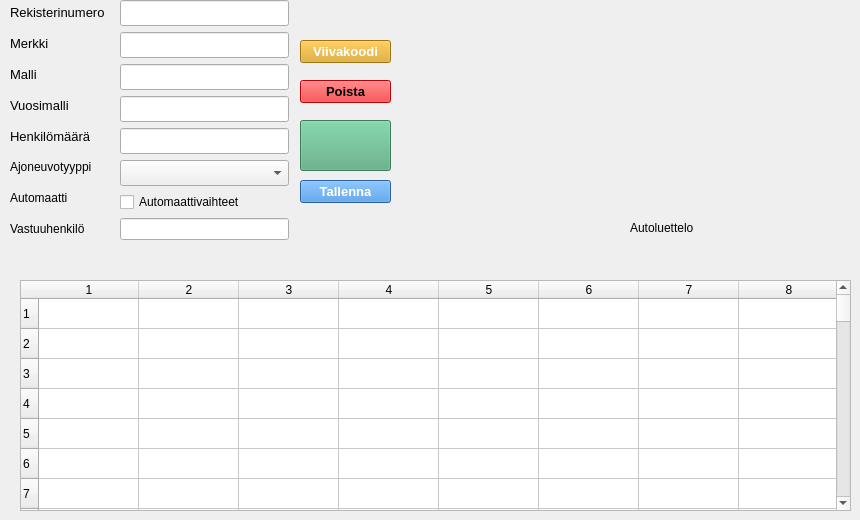
    <widget class="QWidget" name="vehicleTab">
     <property name="cursor">
      <cursorShape>ArrowCursor</cursorShape>
     </property>
     <attribute name="title">
      <string>Autot</string>
     </attribute>
     <widget class="QWidget" name="layoutWidget">
      <property name="geometry">
       <rect>
        <x>10</x>
        <y>0</y>
        <width>101</width>
        <height>241</height>
       </rect>
      </property>
      <layout class="QVBoxLayout" name="vehicleLabelsVerticalLayout">
       <item>
        <widget class="QLabel" name="numberPlateLabel">
         <property name="font">
          <font>
           <pointsize>10</pointsize>
          </font>
         </property>
         <property name="text">
          <string>Rekisterinumero</string>
         </property>
        </widget>
       </item>
       <item>
        <widget class="QLabel" name="manufacturerLabel">
         <property name="font">
          <font>
           <pointsize>10</pointsize>
          </font>
         </property>
         <property name="text">
          <string>Merkki</string>
         </property>
        </widget>
       </item>
       <item>
        <widget class="QLabel" name="modelLabel">
         <property name="font">
          <font>
           <pointsize>10</pointsize>
          </font>
         </property>
         <property name="text">
          <string>Malli</string>
         </property>
        </widget>
       </item>
       <item>
        <widget class="QLabel" name="modelYearLabel">
         <property name="font">
          <font>
           <pointsize>10</pointsize>
          </font>
         </property>
         <property name="text">
          <string>Vuosimalli</string>
         </property>
        </widget>
       </item>
       <item>
        <widget class="QLabel" name="capacityLabel">
         <property name="font">
          <font>
           <pointsize>10</pointsize>
          </font>
         </property>
         <property name="text">
          <string>Henkilömäärä</string>
         </property>
        </widget>
       </item>
       <item>
        <widget class="QLabel" name="vehicleTypeLabel">
         <property name="text">
          <string>Ajoneuvotyyppi</string>
         </property>
        </widget>
       </item>
       <item>
        <widget class="QLabel" name="agbLabel">
         <property name="text">
          <string>Automaatti</string>
         </property>
        </widget>
       </item>
       <item>
        <widget class="QLabel" name="vehicleOwnerLabol">
         <property name="text">
          <string>Vastuuhenkilö</string>
         </property>
        </widget>
       </item>
      </layout>
     </widget>
     <widget class="QWidget" name="layoutWidget_2">
      <property name="geometry">
       <rect>
        <x>120</x>
        <y>0</y>
        <width>169</width>
        <height>242</height>
       </rect>
      </property>
      <layout class="QVBoxLayout" name="vehicleInputsVerticalLayout">
       <item>
        <widget class="QLineEdit" name="numberPlateLineEdit">
         <property name="font">
          <font>
           <pointsize>11</pointsize>
          </font>
         </property>
         <property name="clearButtonEnabled">
          <bool>true</bool>
         </property>
        </widget>
       </item>
       <item>
        <widget class="QLineEdit" name="manufacturerLineEdit">
         <property name="font">
          <font>
           <pointsize>11</pointsize>
          </font>
         </property>
         <property name="clearButtonEnabled">
          <bool>true</bool>
         </property>
        </widget>
       </item>
       <item>
        <widget class="QLineEdit" name="modelLineEdit">
         <property name="font">
          <font>
           <pointsize>11</pointsize>
          </font>
         </property>
         <property name="clearButtonEnabled">
          <bool>true</bool>
         </property>
        </widget>
       </item>
       <item>
        <widget class="QLineEdit" name="modelYearLineEdit">
         <property name="font">
          <font>
           <pointsize>11</pointsize>
          </font>
         </property>
         <property name="clearButtonEnabled">
          <bool>true</bool>
         </property>
        </widget>
       </item>
       <item>
        <widget class="QLineEdit" name="capacityLineEdit">
         <property name="font">
          <font>
           <pointsize>11</pointsize>
          </font>
         </property>
         <property name="clearButtonEnabled">
          <bool>true</bool>
         </property>
        </widget>
       </item>
       <item>
        <widget class="QComboBox" name="vehicleTypecomboBox">
         <property name="font">
          <font>
           <pointsize>11</pointsize>
          </font>
         </property>
        </widget>
       </item>
       <item>
        <widget class="QCheckBox" name="agbCheckBox">
         <property name="text">
          <string>Automaattivaihteet</string>
         </property>
        </widget>
       </item>
       <item>
        <widget class="QLineEdit" name="vehicleOwnerLineEdit">
         <property name="clearButtonEnabled">
          <bool>true</bool>
         </property>
        </widget>
       </item>
      </layout>
     </widget>
     <widget class="QPushButton" name="saveVehiclePushButton">
      <property name="geometry">
       <rect>
        <x>300</x>
        <y>180</y>
        <width>91</width>
        <height>23</height>
       </rect>
      </property>
      <property name="font">
       <font>
        <pointsize>10</pointsize>
        <bold>true</bold>
       </font>
      </property>
      <property name="cursor">
       <cursorShape>PointingHandCursor</cursorShape>
      </property>
      <property name="styleSheet">
       <string notr="true">background-color: rgb(57, 136, 220);
color: rgb(255, 255, 255);</string>
      </property>
      <property name="text">
       <string>Tallenna</string>
      </property>
     </widget>
     <widget class="QPushButton" name="printBarcodePushButton">
      <property name="geometry">
       <rect>
        <x>300</x>
        <y>40</y>
        <width>91</width>
        <height>23</height>
       </rect>
      </property>
      <property name="font">
       <font>
        <pointsize>10</pointsize>
        <bold>true</bold>
       </font>
      </property>
      <property name="cursor">
       <cursorShape>PointingHandCursor</cursorShape>
      </property>
      <property name="styleSheet">
       <string notr="true">background-color: rgb(220, 162, 25);
color: rgb(255, 255, 255);</string>
      </property>
      <property name="text">
       <string>Viivakoodi</string>
      </property>
     </widget>
     <widget class="QTableWidget" name="vehicleCatalogTableWidget">
      <property name="geometry">
       <rect>
        <x>20</x>
        <y>280</y>
        <width>831</width>
        <height>231</height>
       </rect>
      </property>
      <property name="cursor" stdset="0">
       <cursorShape>ArrowCursor</cursorShape>
      </property>
      <property name="verticalScrollBarPolicy">
       <enum>Qt::ScrollBarPolicy::ScrollBarAsNeeded</enum>
      </property>
      <property name="horizontalScrollBarPolicy">
       <enum>Qt::ScrollBarPolicy::ScrollBarAlwaysOff</enum>
      </property>
      <property name="rowCount">
       <number>99</number>
      </property>
      <property name="columnCount">
       <number>9</number>
      </property>
      <attribute name="horizontalHeaderShowSortIndicator" stdset="0">
       <bool>false</bool>
      </attribute>
      <attribute name="verticalHeaderShowSortIndicator" stdset="0">
       <bool>true</bool>
      </attribute>
      <row/>
      <row/>
      <row/>
      <row/>
      <row/>
      <row/>
      <row/>
      <row/>
      <row/>
      <row/>
      <row/>
      <row/>
      <row/>
      <row/>
      <row/>
      <row/>
      <row/>
      <row/>
      <row/>
      <row/>
      <row/>
      <row/>
      <row/>
      <row/>
      <row/>
      <row/>
      <row/>
      <row/>
      <row/>
      <row/>
      <row/>
      <row/>
      <row/>
      <row/>
      <row/>
      <row/>
      <row/>
      <row/>
      <row/>
      <row/>
      <row/>
      <row/>
      <row/>
      <row/>
      <row/>
      <row/>
      <row/>
      <row/>
      <row/>
      <row/>
      <row/>
      <row/>
      <row/>
      <row/>
      <row/>
      <row/>
      <row/>
      <row/>
      <row/>
      <row/>
      <row/>
      <row/>
      <row/>
      <row/>
      <row/>
      <row/>
      <row/>
      <row/>
      <row/>
      <row/>
      <row/>
      <row/>
      <row/>
      <row/>
      <row/>
      <row/>
      <row/>
      <row/>
      <row/>
      <row/>
      <row/>
      <row/>
      <row/>
      <row/>
      <row/>
      <row/>
      <row/>
      <row/>
      <row/>
      <row/>
      <row/>
      <row/>
      <row/>
      <row/>
      <row/>
      <row/>
      <row/>
      <row/>
      <row/>
      <column/>
      <column/>
      <column/>
      <column/>
      <column/>
      <column/>
      <column/>
      <column/>
      <column/>
     </widget>
     <widget class="QLabel" name="vehicleListLabel">
      <property name="geometry">
       <rect>
        <x>630</x>
        <y>220</y>
        <width>101</width>
        <height>16</height>
       </rect>
      </property>
      <property name="text">
       <string>Autoluettelo</string>
      </property>
     </widget>
     <widget class="QPushButton" name="openPicturesPushButton">
      <property name="geometry">
       <rect>
        <x>300</x>
        <y>120</y>
        <width>91</width>
        <height>51</height>
       </rect>
      </property>
      <property name="cursor">
       <cursorShape>PointingHandCursor</cursorShape>
      </property>
      <property name="styleSheet">
       <string notr="true">background-color: rgb(85, 170, 127);</string>
      </property>
      <property name="text">
       <string/>
      </property>
      <property name="icon">
       <iconset theme="camera-photo"/>
      </property>
      <property name="iconSize">
       <size>
        <width>24</width>
        <height>24</height>
       </size>
      </property>
     </widget>
     <widget class="QLabel" name="carPhotoLabel">
      <property name="geometry">
       <rect>
        <x>450</x>
        <y>30</y>
        <width>261</width>
        <height>181</height>
       </rect>
      </property>
      <property name="frameShape">
       <enum>QFrame::Shape::NoFrame</enum>
      </property>
      <property name="text">
       <string/>
      </property>
      <property name="pixmap">
       <pixmap>uiPictures/noPicture.png</pixmap>
      </property>
      <property name="scaledContents">
       <bool>true</bool>
      </property>
      <property name="alignment">
       <set>Qt::AlignmentFlag::AlignCenter</set>
      </property>
     </widget>
     <widget class="QPushButton" name="removeVehiclePushButton">
      <property name="geometry">
       <rect>
        <x>300</x>
        <y>80</y>
        <width>91</width>
        <height>23</height>
       </rect>
      </property>
      <property name="font">
       <font>
        <pointsize>10</pointsize>
        <bold>true</bold>
       </font>
      </property>
      <property name="cursor">
       <cursorShape>PointingHandCursor</cursorShape>
      </property>
      <property name="styleSheet">
       <string notr="true">background-color: rgb(57, 136, 220);
background-color: rgb(255, 1, 5);</string>
      </property>
      <property name="text">
       <string>Poista</string>
      </property>
     </widget>
    </widget>
